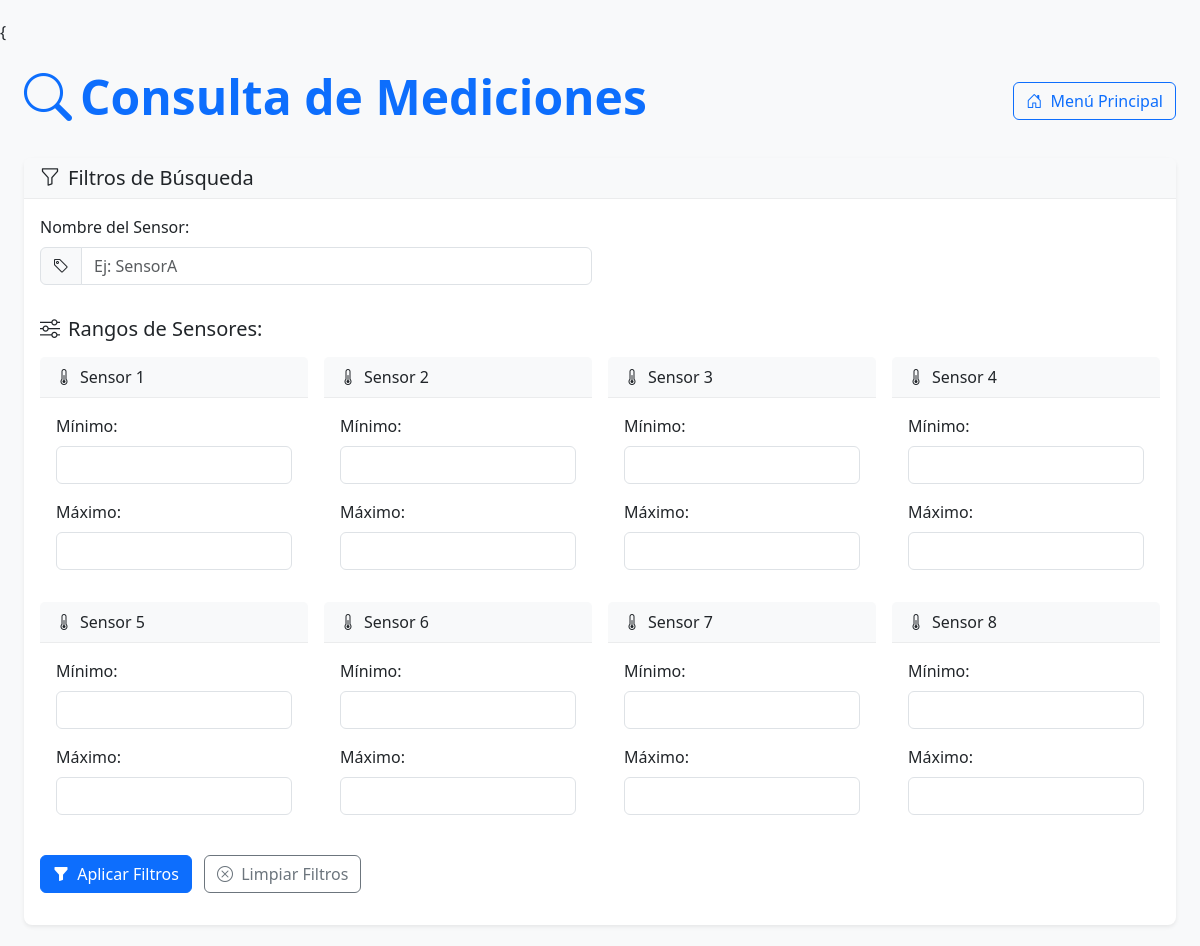
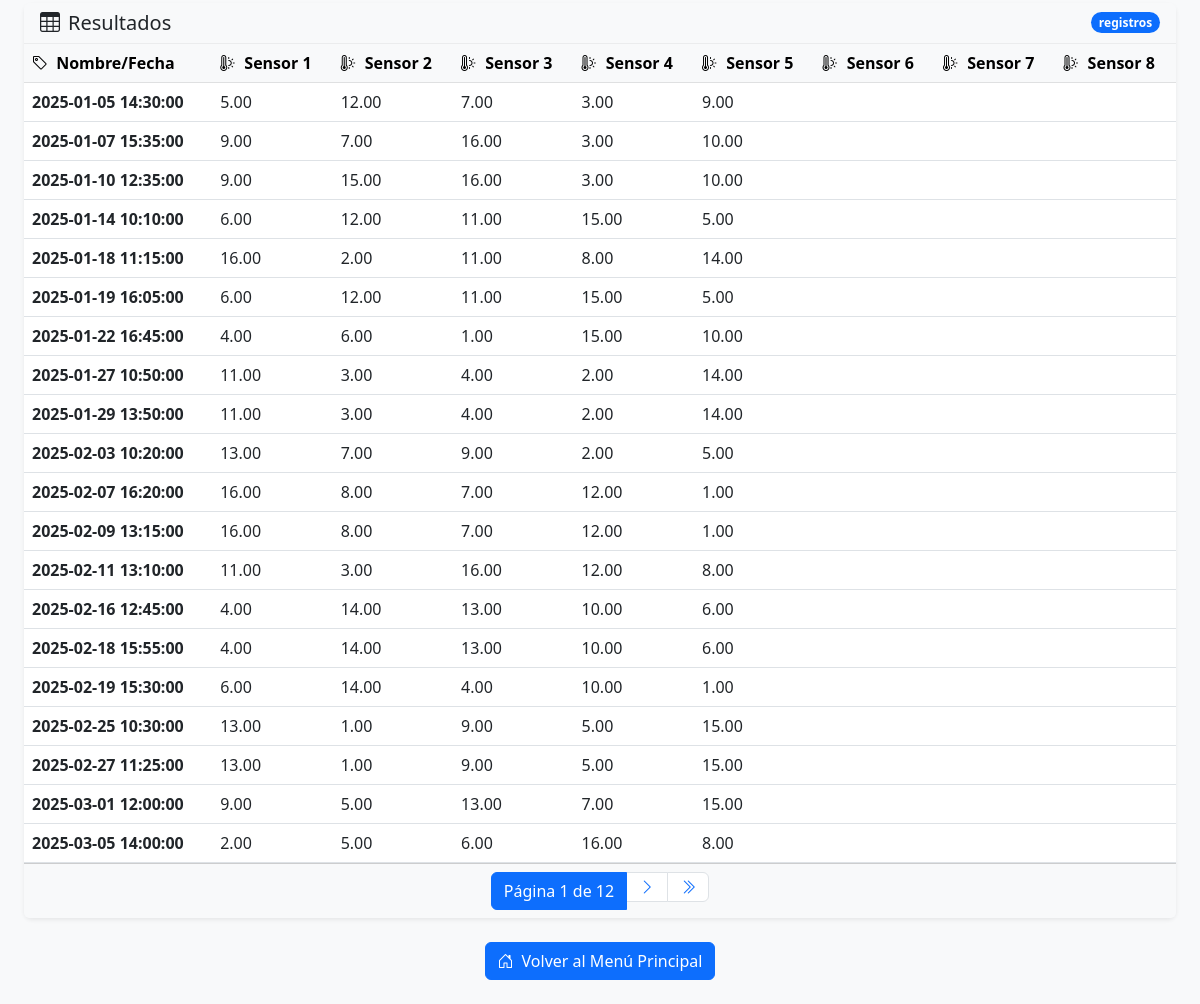
/mediciones/, run on the app's committed database (2 pictures, top to bottom).
### miappGraficacion/models.py (models this page shows, shortened)
class Medicion(models.Model):
    nombre_fecha_hora = models.CharField(max_length=100)
    sensor1 = models.FloatField()
    sensor2 = models.FloatField()
    sensor3 = models.FloatField()
    sensor4 = models.FloatField()
    sensor5 = models.FloatField()
    sensor6 = models.FloatField()
    sensor7 = models.FloatField()
    sensor8 = models.FloatField()

### miappGraficacion/views.py (the view)
# urls.py: path('mediciones/', MedicionListView.as_view(), name='medicion-list'), #vista de consulta de mediciones
class MedicionListView(ListView):
    model = Medicion
    template_name = 'miappGraficacion/medicion_list.html'
    context_object_name = 'mediciones'
    paginate_by = 20
    def get_queryset(self):
        queryset = super().get_queryset()
        nombre_sensor = self.request.GET.get('nombre_sensor')
        if nombre_sensor:
            queryset = queryset.filter(nombre_fecha_hora__icontains=nombre_sensor)
        sensor_filters = {}
        for sensor in ['sensor1', 'sensor2', 'sensor3', 'sensor4', 'sensor5', 'sensor6', 'sensor7', 'sensor8']:
            min_val = self.request.GET.get(f'{sensor}_min')
            max_val = self.request.GET.get(f'{sensor}_max')
            if min_val:
                try:
                    sensor_filters[f'{sensor}__gte'] = float(min_val)
                except ValueError:
                    pass
            if max_val:
                try:
                    sensor_filters[f'{sensor}__lte'] = float(max_val)
                except ValueError:
                    pass
        if sensor_filters:
            queryset = queryset.filter(**sensor_filters)
        return queryset.order_by('nombre_fecha_hora')
    def get_context_data(self, **kwargs):
        context = super().get_context_data(**kwargs)
        context['nombre_sensor'] = self.request.GET.get('nombre_sensor', '')
        for sensor in ['sensor1', 'sensor2', 'sensor3', 'sensor4', 'sensor5', 'sensor6', 'sensor7', 'sensor8']:
            context[f'{sensor}_min'] = self.request.GET.get(f'{sensor}_min', '')
            context[f'{sensor}_max'] = self.request.GET.get(f'{sensor}_max', '')
        return context

### miappGraficacion/templatetags/custom_filters.py (called while the page is built)
@register.filter
def get_item(dictionary, key):
    return dictionary.get(key, '')

@register.simple_tag
def param_replace(request, **kwargs):
    params = request.GET.copy()
    for key, value in kwargs.items():
        if value is not None:
            params[key] = value
        else:
            params.pop(key, None)
    return params.urlencode()

### miappGraficacion/templates/miappGraficacion/medicion_list.html (shortened to what this page needs)
{{% extends "base.html" %}
{% load custom_filters %}
{% block content %}
<div class="container py-4">
    <div class="d-flex justify-content-between align-items-center mb-4">
        <h1 class="display-5 fw-bold text-primary">
            <i class="bi bi-search me-2"></i>Consulta de Mediciones
        </h1>
        <a href="{% url 'home' %}" class="btn btn-outline-primary">
            <i class="bi bi-house-door me-1"></i> Menú Principal
        </a>
    </div>
    <div class="card shadow-sm mb-4">
        <div class="card-header bg-light">
            <h2 class="h5 mb-0"><i class="bi bi-funnel me-2"></i>Filtros de Búsqueda</h2>
        </div>
        <div class="card-body">
            <form method="get" class="row g-3">
                <div class="col-md-6">
                    <label for="nombre_sensor" class="form-label">Nombre del Sensor:</label>
                    <div class="input-group">
                        <span class="input-group-text"><i class="bi bi-tag"></i></span>
                        <input type="text" class="form-control" id="nombre_sensor" name="nombre_sensor"
                               value="{{ request.GET.nombre_sensor|default:'' }}" placeholder="Ej: SensorA">
                    </div>
                </div>
                <div class="col-12">
                    <h5 class="mt-3 mb-3"><i class="bi bi-sliders me-2"></i>Rangos de Sensores:</h5>
                    <div class="row g-3">
                        {% for i in "12345678" %}
                        <div class="col-md-3 col-6">
                            <div class="card h-100">
                                <div class="card-header bg-light py-2">
                                    <i class="bi bi-thermometer-half me-2"></i>Sensor {{ i }}
                                </div>
                                <div class="card-body">
                                    <div class="mb-3">
                                        <label class="form-label">Mínimo:</label>
                                        <input type="number" step="0.01" class="form-control"
                                               name="sensor{{i}}_min" value="{{ request.GET|get_item:'sensor'|add:i|add:'_min'|default:'' }}">
                                    </div>
                                    <div class="mb-0">
                                        <label class="form-label">Máximo:</label>
                                        <input type="number" step="0.01" class="form-control"
                                               name="sensor{{i}}_max" value="{{ request.GET|get_item:'sensor'|add:i|add:'_max'|default:'' }}">
                                    </div>
                                </div>
                            </div>
                        </div>
                        {% endfor %}
                    </div>
                </div>
                <div class="col-12 mt-4">
                    <button type="submit" class="btn btn-primary me-2">
                        <i class="bi bi-funnel-fill me-1"></i> Aplicar Filtros
                    </button>
                    <a href="?" class="btn btn-outline-secondary">
                        <i class="bi bi-x-circle me-1"></i> Limpiar Filtros
                    </a>
                </div>
            </form>
        </div>
    </div>
    <div class="card shadow-sm">
        <div class="card-header bg-light d-flex justify-content-between align-items-center">
            <h2 class="h5 mb-0"><i class="bi bi-table me-2"></i>Resultados</h2>
            <span class="badge bg-primary rounded-pill">{{ mediciones.paginator.count }} registros</span>
        </div>
        <div class="card-body p-0">
            <div class="table-responsive">
                <table class="table table-hover mb-0">
                    <thead class="table-light">
                        <tr>
                            <th><i class="bi bi-tag me-1"></i> Nombre/Fecha</th>
                            <th><i class="bi bi-thermometer-sun me-1"></i> Sensor 1</th>
                            <th><i class="bi bi-thermometer-sun me-1"></i> Sensor 2</th>
                            <th><i class="bi bi-thermometer-sun me-1"></i> Sensor 3</th>
                            <th><i class="bi bi-thermometer-sun me-1"></i> Sensor 4</th>
                            <th><i class="bi bi-thermometer-sun me-1"></i> Sensor 5</th>
                            <th><i class="bi bi-thermometer-sun me-1"></i> Sensor 6</th>
                            <th><i class="bi bi-thermometer-sun me-1"></i> Sensor 7</th>
                            <th><i class="bi bi-thermometer-sun me-1"></i> Sensor 8</th>
                        </tr>
                    </thead>
                    <tbody>
                        {% for medicion in mediciones %}
                        <tr class="align-middle">
                            <td class="fw-semibold">{{ medicion.nombre_fecha_hora }}</td>
                            <td>{{ medicion.sensor1|default:"-"|floatformat:2 }}</td>
                            <td>{{ medicion.sensor2|default:"-"|floatformat:2 }}</td>
                            <td>{{ medicion.sensor3|default:"-"|floatformat:2 }}</td>
                            <td>{{ medicion.sensor4|default:"-"|floatformat:2 }}</td>
                            <td>{{ medicion.sensor5|default:"-"|floatformat:2 }}</td>
                            <td>{{ medicion.sensor6|default:"-"|floatformat:2 }}</td>
                            <td>{{ medicion.sensor7|default:"-"|floatformat:2 }}</td>
                            <td>{{ medicion.sensor8|default:"-"|floatformat:2 }}</td>
                        </tr>
                        {% empty %}
                        <tr>
                            <td colspan="9" class="text-center py-4 text-muted">
                                <i class="bi bi-exclamation-triangle me-2"></i>No se encontraron resultados
                            </td>
                        </tr>
                        {% endfor %}
                    </tbody>
                </table>
            </div>
        </div>
{% if is_paginated %}
<div class="card-footer bg-light">
    <nav aria-label="Paginación">
        <ul class="pagination justify-content-center mb-0">
            <li class="page-item active">
                <span class="page-link">
                    Página {{ page_obj.number }} de {{ page_obj.paginator.num_pages }}
                </span>
            </li>
            {% if page_obj.has_next %}
            <li class="page-item">
                <a class="page-link" href="?{% param_replace request page=page_obj.next_page_number %}">
                    <i class="bi bi-chevron-right"></i>
                </a>
            </li>
            <li class="page-item">
                <a class="page-link" href="?{% param_replace request page=page_obj.paginator.num_pages %}">
                    <i class="bi bi-chevron-double-right"></i>
                </a>
            </li>
            {% endif %}
        </ul>
    </nav>
</div>
{% endif %}
    </div>
    <div class="text-center mt-4">
        <a href="{% url 'home' %}" class="btn btn-primary">
            <i class="bi bi-house-door me-2"></i>Volver al Menú Principal
        </a>
    </div>
</div>
{% endblock %}

### miappGraficacion/templates/base.html (shortened to what this page needs)
<!DOCTYPE html>
<html lang="es">
<head>
    <link href="https://cdn.jsdelivr.net/npm/bootstrap@5.3.0/dist/css/bootstrap.min.css" rel="stylesheet">
    <link rel="stylesheet" href="https://cdn.jsdelivr.net/npm/bootstrap-icons@1.8.0/font/bootstrap-icons.css">
</head>
<body>
    <div class="container">
        {% block content %}{% endblock %}
    </div>
</body>
</html>

### miappGraficacion/templates/base.html (style rules this page uses)
body { padding-top: 20px; background-color: #f8f9fa; }
.container { max-width: 1200px; }

### miappGraficacion/templates/miappGraficacion/medicion_list.html (style rules this page uses)
.card { border-radius: 8px; border: none; }
.card-header { border-bottom: 1px solid rgba(0,0,0,.05); }

### data on the page
Medicion: nombre_fecha_hora "2025-01-05 14:30:00", sensor1 "5.00", sensor2 "12.00", sensor3 "7.00", sensor4 "3.00", sensor5 "9.00"
Medicion: nombre_fecha_hora "2025-01-07 15:35:00", sensor1 "9.00", sensor2 "7.00", sensor3 "16.00", sensor4 "3.00", sensor5 "10.00"
Medicion: nombre_fecha_hora "2025-01-10 12:35:00", sensor1 "9.00", sensor2 "15.00", sensor3 "16.00", sensor4 "3.00", sensor5 "10.00"
Medicion: nombre_fecha_hora "2025-01-14 10:10:00", sensor1 "6.00", sensor2 "12.00", sensor3 "11.00", sensor4 "15.00", sensor5 "5.00"
Medicion: nombre_fecha_hora "2025-01-18 11:15:00", sensor1 "16.00", sensor2 "2.00", sensor3 "11.00", sensor4 "8.00", sensor5 "14.00"
Medicion: nombre_fecha_hora "2025-01-19 16:05:00", sensor1 "6.00", sensor2 "12.00", sensor3 "11.00", sensor4 "15.00", sensor5 "5.00"
Medicion: nombre_fecha_hora "2025-01-22 16:45:00", sensor1 "4.00", sensor2 "6.00", sensor3 "1.00", sensor4 "15.00", sensor5 "10.00"
Medicion: nombre_fecha_hora "2025-01-27 10:50:00", sensor1 "11.00", sensor2 "3.00", sensor3 "4.00", sensor4 "2.00", sensor5 "14.00"
Medicion: nombre_fecha_hora "2025-01-29 13:50:00", sensor1 "11.00", sensor2 "3.00", sensor3 "4.00", sensor4 "2.00", sensor5 "14.00"
Medicion: nombre_fecha_hora "2025-02-03 10:20:00", sensor1 "13.00", sensor2 "7.00", sensor3 "9.00", sensor4 "2.00", sensor5 "5.00"
Medicion: nombre_fecha_hora "2025-02-07 16:20:00", sensor1 "16.00", sensor2 "8.00", sensor3 "7.00", sensor4 "12.00", sensor5 "1.00"
Medicion: nombre_fecha_hora "2025-02-09 13:15:00", sensor1 "16.00", sensor2 "8.00", sensor3 "7.00", sensor4 "12.00", sensor5 "1.00"
Medicion: nombre_fecha_hora "2025-02-11 13:10:00", sensor1 "11.00", sensor2 "3.00", sensor3 "16.00", sensor4 "12.00", sensor5 "8.00"
Medicion: nombre_fecha_hora "2025-02-16 12:45:00", sensor1 "4.00", sensor2 "14.00", sensor3 "13.00", sensor4 "10.00", sensor5 "6.00"
Medicion: nombre_fecha_hora "2025-02-18 15:55:00", sensor1 "4.00", sensor2 "14.00", sensor3 "13.00", sensor4 "10.00", sensor5 "6.00"
Medicion: nombre_fecha_hora "2025-02-19 15:30:00", sensor1 "6.00", sensor2 "14.00", sensor3 "4.00", sensor4 "10.00", sensor5 "1.00"
Medicion: nombre_fecha_hora "2025-02-25 10:30:00", sensor1 "13.00", sensor2 "1.00", sensor3 "9.00", sensor4 "5.00", sensor5 "15.00"
Medicion: nombre_fecha_hora "2025-02-27 11:25:00", sensor1 "13.00", sensor2 "1.00", sensor3 "9.00", sensor4 "5.00", sensor5 "15.00"
Medicion: nombre_fecha_hora "2025-03-01 12:00:00", sensor1 "9.00", sensor2 "5.00", sensor3 "13.00", sensor4 "7.00", sensor5 "15.00"
Medicion: nombre_fecha_hora "2025-03-05 14:00:00", sensor1 "2.00", sensor2 "5.00", sensor3 "6.00", sensor4 "16.00", sensor5 "8.00"

### other printed values
{{ i }} "1" "2" "3" "4" "5" "6" "7" "8"
{{ page_obj.number }} "1"
{{ page_obj.paginator.num_pages }} "12"
